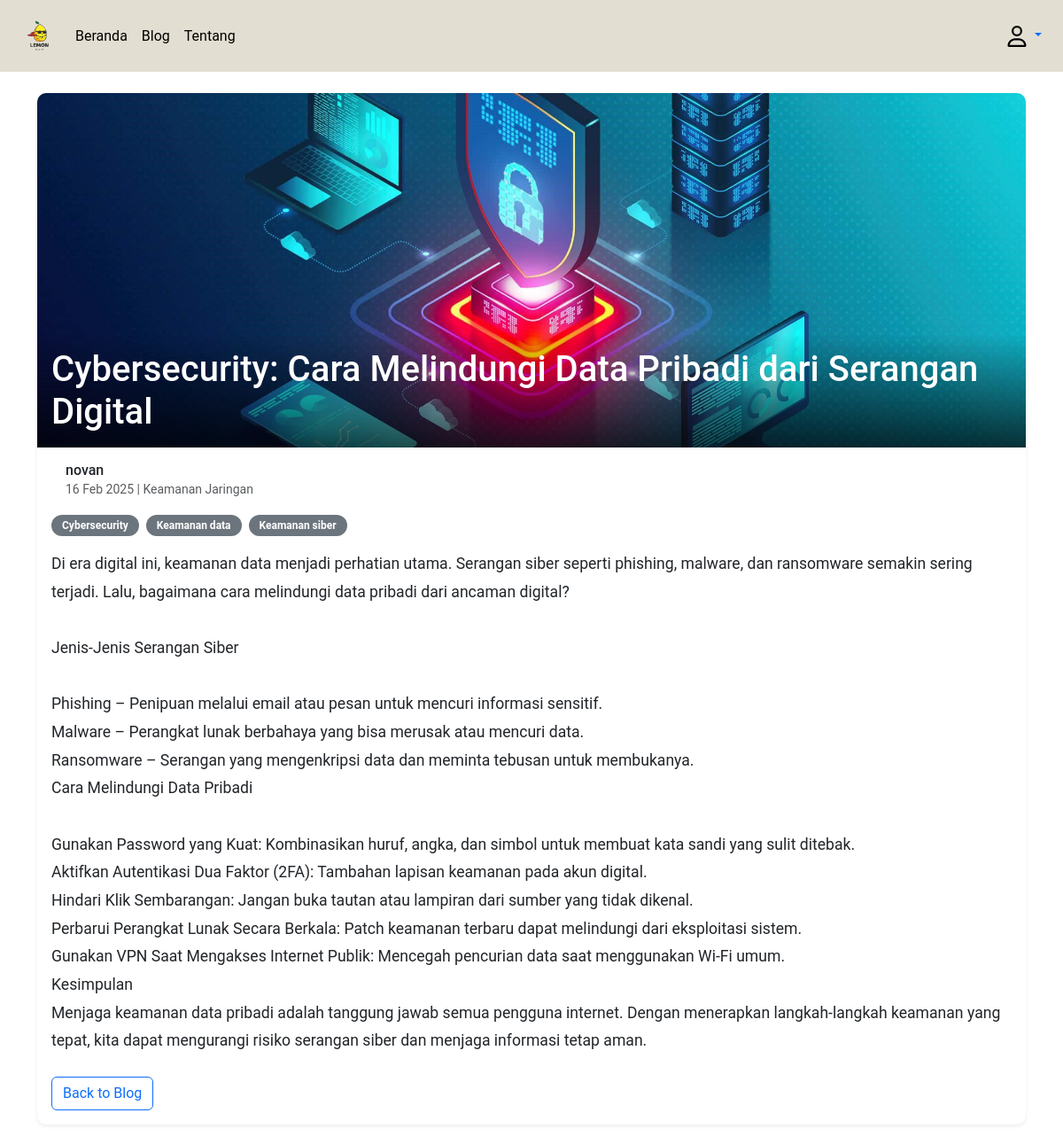
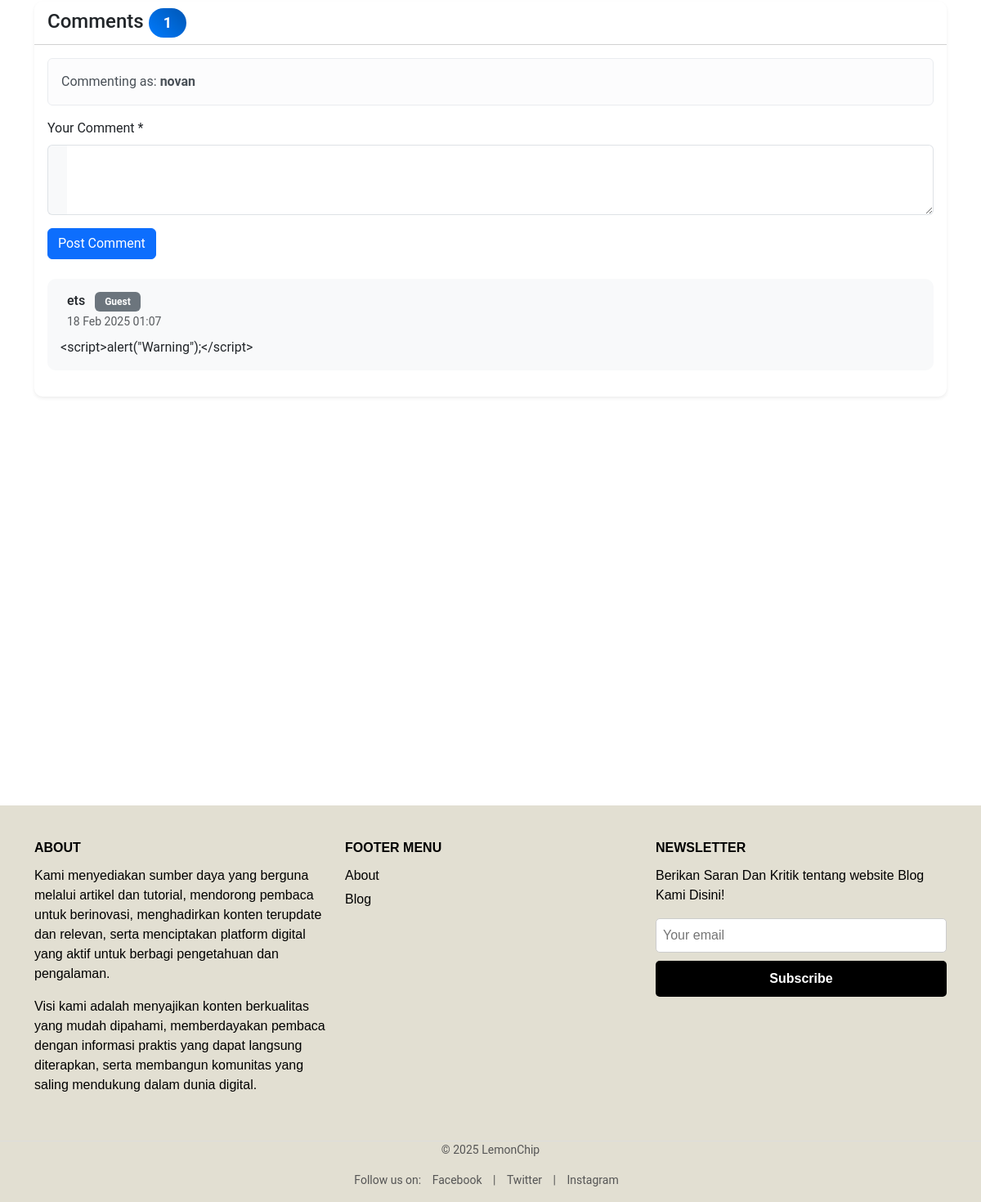
The app's page /detail.php?id=23 (signed in) with its own data (2 pictures, top to bottom).
### tables this page shows
CREATE TABLE `artikel` (
  `id` int NOT NULL,
  `judul` varchar(100) NOT NULL,
  `tanggal` datetime NOT NULL,
  `isi` mediumtext NOT NULL,
  `gambar` varchar(50) NOT NULL,
  `UserId` int DEFAULT NULL,
  `status` varchar(20) NOT NULL,
  `category_id` int DEFAULT NULL,
  `keywords` varchar(255) DEFAULT NULL,
  `is_hidden` tinyint(1) DEFAULT '0'
);

CREATE TABLE `user` (
  `UserId` int NOT NULL,
  `nama` varchar(100) NOT NULL,
  `email` varchar(255) NOT NULL,
  `password` varchar(255) NOT NULL,
  `role` varchar(10) NOT NULL
);

CREATE TABLE `categories` (
  `id` int NOT NULL,
  `name` varchar(50) NOT NULL
);

CREATE TABLE `article_keywords` (
  `id` int NOT NULL,
  `artikel_id` int NOT NULL,
  `keyword` varchar(50) NOT NULL,
  `created_at` timestamp NULL DEFAULT CURRENT_TIMESTAMP
);

CREATE TABLE `comments` (
  `id` int NOT NULL,
  `artikel_id` int NOT NULL,
  `isi` text NOT NULL,
  `nama` varchar(100) NOT NULL,
  `tanggal` timestamp NULL DEFAULT CURRENT_TIMESTAMP,
  `UserId` int DEFAULT NULL,
  `guest_name` varchar(50) DEFAULT NULL
);

### functions.php (called while the page is built, shortened)
<?php
function getUserInfo()
{
  $userInfo = [
    'userId' => null,
    'nama' => 'Guest',
    'isLoggedIn' => false
  ];
  if (isset($_SESSION['login']) && isset($_SESSION['UserId'])) {
    $userInfo['isLoggedIn'] = true;
    $userInfo['userId'] = (int)$_SESSION['UserId'];
    $userInfo['nama'] = isset($_SESSION['nama']) ? sanitizeInput($_SESSION['nama']) : 'Guest';
  }
  return $userInfo;
}
?>

### detail.php (the view, shortened to what this page needs)
<?php
require 'functions.php';
$id = (int) $_GET['id'];
$userInfo = getUserInfo();
$userLogin = $userInfo['nama'];
$userId = $userInfo['userId'];
$isLoggedIn = $userInfo['isLoggedIn'];
if ($isLoggedIn) {
    $sql = "SELECT nama FROM user WHERE UserId = ?";
    $stmt = $conn->prepare($sql);
    $stmt->bind_param("i", $userId);
    $stmt->execute();
    $result = $stmt->get_result();
    $userLogin = $result->num_rows > 0 ? $result->fetch_assoc()['nama'] : 'Guest';
}
$sql = "SELECT a.*, c.name as category_name, u.nama as author_name
        FROM artikel a
        LEFT JOIN categories c ON a.category_id = c.id
        LEFT JOIN user u ON a.UserId = u.UserId
        WHERE a.id = ? AND a.status = 'Dipublish'";
$stmt = $conn->prepare($sql);
$stmt->bind_param("i", $id);
$stmt->execute();
$result = $stmt->get_result();
$articles = $result->fetch_all(MYSQLI_ASSOC);
$article = $articles[0];
$sql = "SELECT c.*,
        CASE WHEN c.UserId IS NOT NULL THEN u.nama ELSE c.guest_name END as display_name,
        CASE WHEN c.UserId IS NOT NULL THEN 'Member' ELSE 'Guest' END as user_type
        FROM comments c
        LEFT JOIN user u ON c.UserId = u.UserId
        WHERE c.artikel_id = ?
        ORDER BY c.tanggal DESC";
$stmt = $conn->prepare($sql);
$stmt->bind_param("i", $id);
$stmt->execute();
$result = $stmt->get_result();
$comments = $result->fetch_all(MYSQLI_ASSOC);
$sql = "SELECT keyword FROM article_keywords WHERE artikel_id = ?";
$stmt = $conn->prepare($sql);
$stmt->bind_param("i", $id);
$stmt->execute();
$result = $stmt->get_result();
$keywords = $result->fetch_all(MYSQLI_ASSOC);
?>
<?php require("views/partials/header.php") ?>
<div class="container mt-4">
    <div class="card shadow-sm mb-4">
        <div class="position-relative">
            <img src="img/<?= htmlspecialchars($article['gambar']) ?>" class="card-img-top"
                alt="<?= htmlspecialchars($article['judul']) ?>" style="height: 400px; object-fit: cover;">
            <div class="position-absolute bottom-0 start-0 w-100 p-3"
                style="background: linear-gradient(to top, rgba(0,0,0,0.7), transparent);">
                <h1 class="text-white mb-0"><?= htmlspecialchars($article['judul']) ?></h1>
            </div>
        </div>
        <div class="card-body">
            <div class="d-flex align-items-center mb-3">
                <div>
                    <h6 class="mb-0"><?= htmlspecialchars($article['author_name']) ?></h6>
                    <small class="text-muted">
                        <i class="bi bi-calendar3"></i> <?= date('d M Y', strtotime($article['tanggal'])) ?> |
                        <i class="bi bi-folder2"></i> <?= htmlspecialchars($article['category_name']) ?>
                    </small>
                </div>
            </div>
            <?php if (!empty($keywords)): ?>
            <div class="mb-3">
                <?php foreach ($keywords as $keyword): ?>
                <span class="badge bg-secondary me-1 rounded-pill">
                    <i class="bi bi-tag-fill"></i> <?= htmlspecialchars($keyword['keyword']) ?>
                </span>
                <?php endforeach; ?>
            </div>
            <?php endif; ?>
            <div class="article-content mb-4">
                <?= nl2br(htmlspecialchars($article['isi'])) ?>
            </div>
            <a href="blog.php" class="btn btn-outline-primary">
                <i class="bi bi-arrow-left"></i> Back to Blog
            </a>
        </div>
    </div>
    <div class="card shadow-sm" id="comments">
        <div class="card-header bg-white">
            <h4 class="mb-0">
                Comments <span class="badge bg-primary rounded-pill"><?= count($comments) ?></span>
            </h4>
        </div>
        <div class="card-body">
            <div class="comment-form mb-4">
                <form action="" method="POST">
                    <?php if (!$isLoggedIn): ?>
                    <div class="mb-3">
                        <label class="form-label">Name *</label>
                        <div class="input-group">
                            <span class="input-group-text"><i class="bi bi-person"></i></span>
                            <input type="text" name="guest_name" class="form-control" required>
                        </div>
                        <small class="text-muted">Posting as guest</small>
                    </div>
                    <?php else: ?>
                    <div class="alert alert-light">
                        Commenting as: <strong><?= htmlspecialchars($userLogin) ?></strong>
                    </div>
                    <?php endif; ?>
                    <div class="mb-3">
                        <label class="form-label">Your Comment *</label>
                        <div class="input-group">
                            <span class="input-group-text"><i class="bi bi-chat-dots"></i></span>
                            <textarea name="comment" class="form-control" rows="3" required></textarea>
                        </div>
                    </div>
                    <button type="submit" name="submit_comment" class="btn btn-primary">
                        <i class="bi bi-send"></i> Post Comment
                    </button>
                </form>
            </div>
            <div class="comments-list">
                <?php if (!empty($comments)): ?>
                <?php foreach ($comments as $comment): ?>
                <div class="comment-item mb-3">
                    <div class="card bg-light">
                        <div class="card-body">
                            <div class="d-flex justify-content-between align-items-center mb-2">
                                <div class="d-flex align-items-center">
                                    <div>
                                        <h6 class="mb-0">
                                            <?= htmlspecialchars($comment['display_name']) ?>
                                            <span
                                                class="badge <?= $comment['user_type'] === 'Member' ? 'bg-primary' : 'bg-secondary' ?> ms-2">
                                                <?= $comment['user_type'] ?>
                                            </span>
                                        </h6>
                                        <small class="text-muted">
                                            <?= date('d M Y H:i', strtotime($comment['tanggal'])) ?>
                                        </small>
                                    </div>
                                </div>
                            </div>
                            <p class="mb-0"><?= nl2br(htmlspecialchars($comment['isi'])) ?></p>
                        </div>
                    </div>
                </div>
                <?php endforeach; ?>
                <?php endif; ?>
            </div>
        </div>
    </div>
</div>
<?php require("views/partials/footer.php") ?>

### views/partials/header.php (style rules this page uses)
body { font-family: 'Roboto', sans-serif; min-height: 100vh; display: flex; flex-direction: column; }
.container { flex: 1; }

### detail.php (style rules this page uses)
.card { border: none; border-radius: 10px; overflow: hidden; }
.shadow-sm { box-shadow: 0 0.125rem 0.25rem rgba(0, 0, 0, 0.075) !important; }
.badge { padding: 0.5em 1em; }
.article-content { font-size: 1.1rem; line-height: 1.8; }
.comment-item { transition: transform 0.2s; }
.input-group-text { background-color: #f8f9fa; border-right: none; }
.input-group .form-control { border-left: none; }
.bg-primary { background: linear-gradient(45deg, #007bff, #0056b3) !important; }

### records on screen
artikel: gambar (picture), judul "Cybersecurity: Cara Melindungi Data Pribadi dari Serangan Digital", UserId.nama "novan", tanggal "16 Feb 2025", category.name "Keamanan Jaringan", isi "Di era digital ini, keamanan data menjadi perhatian utama. Serangan siber seperti phishing, malware, dan ransomware semakin sering terjadi. Lalu, bagaimana cara melindungi data pribadi dari ancaman digital? Jenis-Jenis Serangan Siber Phishing – Penipuan melalui email atau pesan untuk mencuri informasi sensitif. Malware – Perangkat lunak berbahaya yang bisa merusak atau mencuri data. Ransomware – Serangan yang mengenkripsi data dan meminta tebusan untuk membukanya. Cara Melindungi Data Pribadi Gunakan Password yang Kuat: Kombinasikan huruf, angka, dan simbol untuk membuat kata sandi yang sulit ditebak. Aktifkan Autentikasi Dua Faktor (2FA): Tambahan lapisan keamanan pada akun digital.…"
article_keywords: keyword "Cybersecurity"
article_keywords: keyword "Keamanan data"
article_keywords: keyword "Keamanan siber"
user: nama "novan"
comments: display_name "ets", user_type "Guest", tanggal "18 Feb 2025 01:07", isi "<script>alert(\"Warning\");</script>"

### other values on screen
count($comments) "1"
